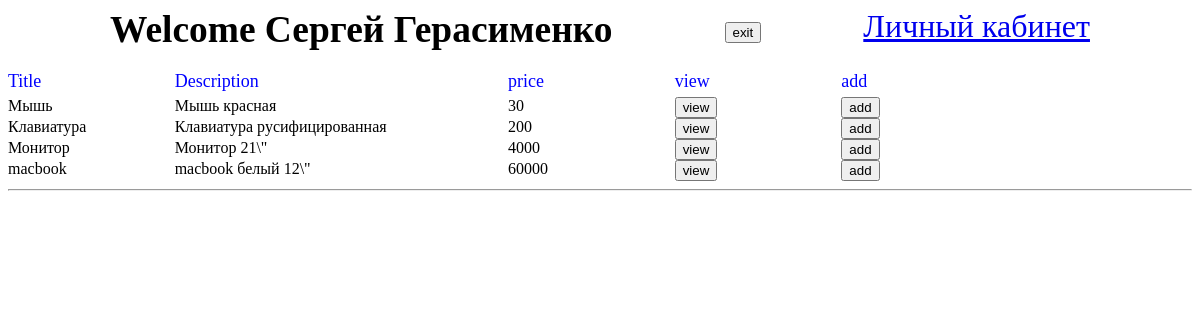
Screenshot of / (signed in) with the database file from the repository.
### tables this page shows
CREATE TABLE `goods` (
  `id` int(11) NOT NULL,
  `good` varchar(30) NOT NULL,
  `description` varchar(256) NOT NULL,
  `price` decimal(10,0) NOT NULL,
  `good_img` varchar(30) NOT NULL
);

### index.php (the view, shortened to what this page needs)
<?php
include('bd.php');
$query = mysqli_query($link, 'SELECT * FROM goods');
?>
<!doctype html>
<html lang="en">
<head>
  <link rel="stylesheet" href="style.css">
</head>
<body>
<div class="auth">
  <?php include('auth.php');
  if($_SESSION['is_admin']):
  ?>
  <a href="admin.php">Заказы</a>
  <?php elseif ($_SESSION['login'] !== null): ?>
  <a href="profile.php">Личный кабинет</a>
  <?php endif; ?>
</div>
<form action="" method="post">
  <div class="table">
    <label class="head">Title</label>
    <label class="head">Description</label>
    <label class="head">price</label>
    <label class="head">view</label>
    <label class="head">add</label>
    <? while ($row = mysqli_fetch_assoc($query)) : ?>
      <div><?= $row['good'] ?></div>
      <div><?= $row['description'] ?></div>
      <div><?= $row['price'] ?></div>
      <div>
        <button value="<?= $row['id'] ?>" name="id">view</button>
      </div>
      <div>
        <button value="<?= $row['id'] ?>" name="add">add</button>
      </div>
    <? endwhile ?>
  </div>
</form>
<hr>
</body>
</html>

### style.css (style rules this page uses)
.table { display: grid; grid-template-columns: 1fr 2fr repeat(3, 1fr); width: 1000px; }
.head { color: blue; font-size: 18px; margin-bottom: 5px; }
.auth { display: flex; justify-content: space-evenly; margin-bottom: 20px; font-size: xx-large; }

### rows the page displays
goods: good "Мышь", description "Мышь красная", price "30", $row['id'] 1 (drawn)
goods: good "Клавиатура", description "Клавиатура русифицированная", price "200", $row['id'] 2 (drawn)
goods: good "Монитор", description "Монитор 21\\\"", price "4000", $row['id'] 3 (drawn)
goods: good "macbook", description "macbook белый 12\\\"", price "60000", $row['id'] 4 (drawn)

### other values shown
$_SESSION['name'] "Сергей Герасименко"
